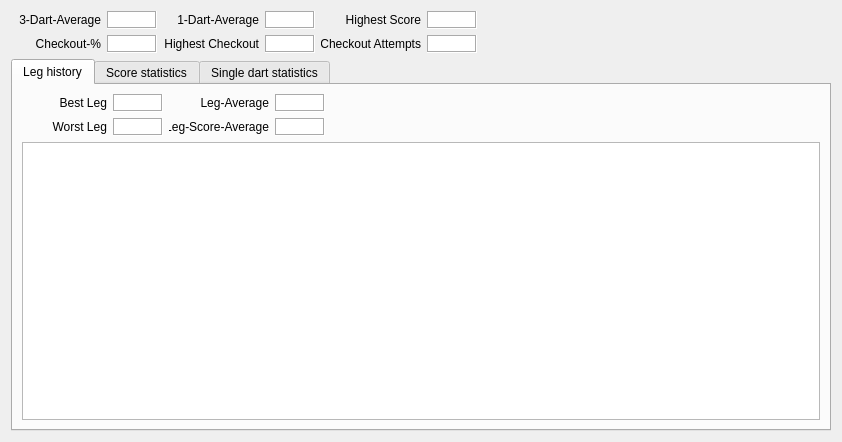
<?xml version="1.0" encoding="UTF-8"?>
<ui version="4.0">
 <class>StatsWindow</class>
 <widget class="QDialog" name="StatsWindow">
  <property name="geometry">
   <rect>
    <x>0</x>
    <y>0</y>
    <width>842</width>
    <height>442</height>
   </rect>
  </property>
  <property name="windowTitle">
   <string>Statistics</string>
  </property>
  <property name="styleSheet">
   <string notr="true"/>
  </property>
  <layout class="QVBoxLayout" name="verticalLayout_21">
   <item>
    <layout class="QHBoxLayout" name="horizontalLayout_14">
     <item>
      <layout class="QHBoxLayout" name="horizontalLayout">
       <item>
        <layout class="QVBoxLayout" name="verticalLayout_15">
         <item>
          <widget class="QLabel" name="label_3dart">
           <property name="sizePolicy">
            <sizepolicy hsizetype="Fixed" vsizetype="Preferred">
             <horstretch>0</horstretch>
             <verstretch>0</verstretch>
            </sizepolicy>
           </property>
           <property name="minimumSize">
            <size>
             <width>90</width>
             <height>0</height>
            </size>
           </property>
           <property name="maximumSize">
            <size>
             <width>100</width>
             <height>50</height>
            </size>
           </property>
           <property name="text">
            <string>3-Dart-Average</string>
           </property>
           <property name="alignment">
            <set>Qt::AlignRight|Qt::AlignTrailing|Qt::AlignVCenter</set>
           </property>
          </widget>
         </item>
         <item>
          <widget class="QLabel" name="label_checkout1">
           <property name="sizePolicy">
            <sizepolicy hsizetype="Fixed" vsizetype="Preferred">
             <horstretch>0</horstretch>
             <verstretch>0</verstretch>
            </sizepolicy>
           </property>
           <property name="minimumSize">
            <size>
             <width>90</width>
             <height>0</height>
            </size>
           </property>
           <property name="maximumSize">
            <size>
             <width>100</width>
             <height>50</height>
            </size>
           </property>
           <property name="text">
            <string>Checkout-%</string>
           </property>
           <property name="alignment">
            <set>Qt::AlignRight|Qt::AlignTrailing|Qt::AlignVCenter</set>
           </property>
          </widget>
         </item>
        </layout>
       </item>
       <item>
        <layout class="QVBoxLayout" name="verticalLayout_5">
         <item>
          <widget class="QLabel" name="label_3dartInput">
           <property name="minimumSize">
            <size>
             <width>50</width>
             <height>0</height>
            </size>
           </property>
           <property name="maximumSize">
            <size>
             <width>50</width>
             <height>50</height>
            </size>
           </property>
           <property name="styleSheet">
            <string notr="true">QLabel {background-color: white}</string>
           </property>
           <property name="frameShape">
            <enum>QFrame::Box</enum>
           </property>
           <property name="frameShadow">
            <enum>QFrame::Sunken</enum>
           </property>
           <property name="text">
            <string/>
           </property>
          </widget>
         </item>
         <item>
          <widget class="QLabel" name="label_checkoutInput">
           <property name="minimumSize">
            <size>
             <width>50</width>
             <height>0</height>
            </size>
           </property>
           <property name="maximumSize">
            <size>
             <width>50</width>
             <height>50</height>
            </size>
           </property>
           <property name="styleSheet">
            <string notr="true">QLabel {background-color: white}</string>
           </property>
           <property name="frameShape">
            <enum>QFrame::Box</enum>
           </property>
           <property name="frameShadow">
            <enum>QFrame::Sunken</enum>
           </property>
           <property name="text">
            <string/>
           </property>
          </widget>
         </item>
        </layout>
       </item>
      </layout>
     </item>
     <item>
      <layout class="QHBoxLayout" name="horizontalLayout_3">
       <item>
        <layout class="QVBoxLayout" name="verticalLayout_16">
         <item>
          <widget class="QLabel" name="label_1dart">
           <property name="sizePolicy">
            <sizepolicy hsizetype="Fixed" vsizetype="Preferred">
             <horstretch>0</horstretch>
             <verstretch>0</verstretch>
            </sizepolicy>
           </property>
           <property name="minimumSize">
            <size>
             <width>90</width>
             <height>0</height>
            </size>
           </property>
           <property name="maximumSize">
            <size>
             <width>100</width>
             <height>50</height>
            </size>
           </property>
           <property name="text">
            <string>1-Dart-Average</string>
           </property>
           <property name="alignment">
            <set>Qt::AlignRight|Qt::AlignTrailing|Qt::AlignVCenter</set>
           </property>
          </widget>
         </item>
         <item>
          <widget class="QLabel" name="label_highest_checkout">
           <property name="sizePolicy">
            <sizepolicy hsizetype="Fixed" vsizetype="Preferred">
             <horstretch>0</horstretch>
             <verstretch>0</verstretch>
            </sizepolicy>
           </property>
           <property name="minimumSize">
            <size>
             <width>90</width>
             <height>0</height>
            </size>
           </property>
           <property name="maximumSize">
            <size>
             <width>100</width>
             <height>50</height>
            </size>
           </property>
           <property name="text">
            <string>Highest Checkout</string>
           </property>
           <property name="alignment">
            <set>Qt::AlignRight|Qt::AlignTrailing|Qt::AlignVCenter</set>
           </property>
          </widget>
         </item>
        </layout>
       </item>
       <item>
        <layout class="QVBoxLayout" name="verticalLayout_13">
         <item>
          <widget class="QLabel" name="label_1dartInput">
           <property name="minimumSize">
            <size>
             <width>50</width>
             <height>0</height>
            </size>
           </property>
           <property name="maximumSize">
            <size>
             <width>50</width>
             <height>50</height>
            </size>
           </property>
           <property name="styleSheet">
            <string notr="true">QLabel {background-color: white}</string>
           </property>
           <property name="frameShape">
            <enum>QFrame::Box</enum>
           </property>
           <property name="frameShadow">
            <enum>QFrame::Sunken</enum>
           </property>
           <property name="text">
            <string/>
           </property>
          </widget>
         </item>
         <item>
          <widget class="QLabel" name="label_highest_checkout_input">
           <property name="minimumSize">
            <size>
             <width>50</width>
             <height>0</height>
            </size>
           </property>
           <property name="maximumSize">
            <size>
             <width>50</width>
             <height>50</height>
            </size>
           </property>
           <property name="styleSheet">
            <string notr="true">QLabel {background-color: white}</string>
           </property>
           <property name="frameShape">
            <enum>QFrame::Box</enum>
           </property>
           <property name="frameShadow">
            <enum>QFrame::Sunken</enum>
           </property>
           <property name="text">
            <string/>
           </property>
          </widget>
         </item>
        </layout>
       </item>
      </layout>
     </item>
     <item>
      <layout class="QHBoxLayout" name="horizontalLayout_13">
       <item>
        <layout class="QVBoxLayout" name="verticalLayout_17">
         <item>
          <widget class="QLabel" name="label_highest_score">
           <property name="sizePolicy">
            <sizepolicy hsizetype="Fixed" vsizetype="Preferred">
             <horstretch>0</horstretch>
             <verstretch>0</verstretch>
            </sizepolicy>
           </property>
           <property name="minimumSize">
            <size>
             <width>90</width>
             <height>0</height>
            </size>
           </property>
           <property name="maximumSize">
            <size>
             <width>100</width>
             <height>50</height>
            </size>
           </property>
           <property name="text">
            <string>Highest Score</string>
           </property>
           <property name="alignment">
            <set>Qt::AlignRight|Qt::AlignTrailing|Qt::AlignVCenter</set>
           </property>
          </widget>
         </item>
         <item>
          <widget class="QLabel" name="label_checkout_attempts">
           <property name="sizePolicy">
            <sizepolicy hsizetype="Fixed" vsizetype="Preferred">
             <horstretch>0</horstretch>
             <verstretch>0</verstretch>
            </sizepolicy>
           </property>
           <property name="minimumSize">
            <size>
             <width>100</width>
             <height>0</height>
            </size>
           </property>
           <property name="maximumSize">
            <size>
             <width>100</width>
             <height>50</height>
            </size>
           </property>
           <property name="text">
            <string>Checkout Attempts</string>
           </property>
           <property name="alignment">
            <set>Qt::AlignRight|Qt::AlignTrailing|Qt::AlignVCenter</set>
           </property>
          </widget>
         </item>
        </layout>
       </item>
       <item>
        <layout class="QVBoxLayout" name="verticalLayout_14">
         <item>
          <widget class="QLabel" name="label_highest_score_input">
           <property name="minimumSize">
            <size>
             <width>50</width>
             <height>0</height>
            </size>
           </property>
           <property name="maximumSize">
            <size>
             <width>50</width>
             <height>50</height>
            </size>
           </property>
           <property name="styleSheet">
            <string notr="true">QLabel {background-color: white}</string>
           </property>
           <property name="frameShape">
            <enum>QFrame::Box</enum>
           </property>
           <property name="frameShadow">
            <enum>QFrame::Sunken</enum>
           </property>
           <property name="text">
            <string/>
           </property>
          </widget>
         </item>
         <item>
          <widget class="QLabel" name="label_checkout_attempts_input">
           <property name="minimumSize">
            <size>
             <width>50</width>
             <height>0</height>
            </size>
           </property>
           <property name="maximumSize">
            <size>
             <width>50</width>
             <height>50</height>
            </size>
           </property>
           <property name="styleSheet">
            <string notr="true">QLabel {background-color: white}</string>
           </property>
           <property name="frameShape">
            <enum>QFrame::Box</enum>
           </property>
           <property name="frameShadow">
            <enum>QFrame::Sunken</enum>
           </property>
           <property name="text">
            <string/>
           </property>
          </widget>
         </item>
        </layout>
       </item>
      </layout>
     </item>
     <item>
      <spacer name="horizontalSpacer_3">
       <property name="orientation">
        <enum>Qt::Horizontal</enum>
       </property>
       <property name="sizeHint" stdset="0">
        <size>
         <width>40</width>
         <height>20</height>
        </size>
       </property>
      </spacer>
     </item>
    </layout>
   </item>
   <item>
    <widget class="QTabWidget" name="tabWidget">
     <property name="currentIndex">
      <number>0</number>
     </property>
     <widget class="QWidget" name="tab3">
      <attribute name="title">
       <string>Leg history</string>
      </attribute>
      <layout class="QVBoxLayout" name="verticalLayout_22">
       <item>
        <layout class="QHBoxLayout" name="horizontalLayout_15">
         <item>
          <layout class="QHBoxLayout" name="horizontalLayout_6">
           <item>
            <layout class="QVBoxLayout" name="verticalLayout_4">
             <item>
              <widget class="QLabel" name="label_best_leg">
               <property name="sizePolicy">
                <sizepolicy hsizetype="Fixed" vsizetype="Preferred">
                 <horstretch>0</horstretch>
                 <verstretch>0</verstretch>
                </sizepolicy>
               </property>
               <property name="minimumSize">
                <size>
                 <width>85</width>
                 <height>0</height>
                </size>
               </property>
               <property name="maximumSize">
                <size>
                 <width>100</width>
                 <height>50</height>
                </size>
               </property>
               <property name="text">
                <string>Best Leg</string>
               </property>
               <property name="alignment">
                <set>Qt::AlignRight|Qt::AlignTrailing|Qt::AlignVCenter</set>
               </property>
              </widget>
             </item>
             <item>
              <widget class="QLabel" name="label_worst_leg">
               <property name="sizePolicy">
                <sizepolicy hsizetype="Fixed" vsizetype="Preferred">
                 <horstretch>0</horstretch>
                 <verstretch>0</verstretch>
                </sizepolicy>
               </property>
               <property name="minimumSize">
                <size>
                 <width>85</width>
                 <height>0</height>
                </size>
               </property>
               <property name="maximumSize">
                <size>
                 <width>100</width>
                 <height>50</height>
                </size>
               </property>
               <property name="text">
                <string>Worst Leg</string>
               </property>
               <property name="alignment">
                <set>Qt::AlignRight|Qt::AlignTrailing|Qt::AlignVCenter</set>
               </property>
              </widget>
             </item>
            </layout>
           </item>
           <item>
            <layout class="QVBoxLayout" name="verticalLayout_18">
             <item>
              <widget class="QLabel" name="label_best_leg_input">
               <property name="minimumSize">
                <size>
                 <width>50</width>
                 <height>0</height>
                </size>
               </property>
               <property name="maximumSize">
                <size>
                 <width>50</width>
                 <height>50</height>
                </size>
               </property>
               <property name="styleSheet">
                <string notr="true">QLabel {background-color: white}</string>
               </property>
               <property name="frameShape">
                <enum>QFrame::Box</enum>
               </property>
               <property name="frameShadow">
                <enum>QFrame::Sunken</enum>
               </property>
               <property name="text">
                <string/>
               </property>
              </widget>
             </item>
             <item>
              <widget class="QLabel" name="label_worst_leg_input">
               <property name="minimumSize">
                <size>
                 <width>50</width>
                 <height>0</height>
                </size>
               </property>
               <property name="maximumSize">
                <size>
                 <width>50</width>
                 <height>50</height>
                </size>
               </property>
               <property name="styleSheet">
                <string notr="true">QLabel {background-color: white}</string>
               </property>
               <property name="frameShape">
                <enum>QFrame::Box</enum>
               </property>
               <property name="frameShadow">
                <enum>QFrame::Sunken</enum>
               </property>
               <property name="text">
                <string/>
               </property>
              </widget>
             </item>
            </layout>
           </item>
          </layout>
         </item>
         <item>
          <layout class="QHBoxLayout" name="horizontalLayout_5">
           <item>
            <layout class="QVBoxLayout" name="verticalLayout_19">
             <item>
              <widget class="QLabel" name="label_leg_avg">
               <property name="sizePolicy">
                <sizepolicy hsizetype="Fixed" vsizetype="Preferred">
                 <horstretch>0</horstretch>
                 <verstretch>0</verstretch>
                </sizepolicy>
               </property>
               <property name="minimumSize">
                <size>
                 <width>85</width>
                 <height>0</height>
                </size>
               </property>
               <property name="maximumSize">
                <size>
                 <width>100</width>
                 <height>50</height>
                </size>
               </property>
               <property name="text">
                <string>Leg-Average</string>
               </property>
               <property name="alignment">
                <set>Qt::AlignRight|Qt::AlignTrailing|Qt::AlignVCenter</set>
               </property>
              </widget>
             </item>
             <item>
              <widget class="QLabel" name="label_leg_score_avg">
               <property name="sizePolicy">
                <sizepolicy hsizetype="Fixed" vsizetype="Preferred">
                 <horstretch>0</horstretch>
                 <verstretch>0</verstretch>
                </sizepolicy>
               </property>
               <property name="minimumSize">
                <size>
                 <width>85</width>
                 <height>0</height>
                </size>
               </property>
               <property name="maximumSize">
                <size>
                 <width>100</width>
                 <height>50</height>
                </size>
               </property>
               <property name="text">
                <string>Leg-Score-Average</string>
               </property>
               <property name="alignment">
                <set>Qt::AlignRight|Qt::AlignTrailing|Qt::AlignVCenter</set>
               </property>
              </widget>
             </item>
            </layout>
           </item>
           <item>
            <layout class="QVBoxLayout" name="verticalLayout_20">
             <item>
              <widget class="QLabel" name="label_leg_avg_input">
               <property name="minimumSize">
                <size>
                 <width>50</width>
                 <height>0</height>
                </size>
               </property>
               <property name="maximumSize">
                <size>
                 <width>50</width>
                 <height>50</height>
                </size>
               </property>
               <property name="styleSheet">
                <string notr="true">QLabel {background-color: white}</string>
               </property>
               <property name="frameShape">
                <enum>QFrame::Box</enum>
               </property>
               <property name="frameShadow">
                <enum>QFrame::Sunken</enum>
               </property>
               <property name="text">
                <string/>
               </property>
              </widget>
             </item>
             <item>
              <widget class="QLabel" name="label_worst_leg_input_2">
               <property name="minimumSize">
                <size>
                 <width>50</width>
                 <height>0</height>
                </size>
               </property>
               <property name="maximumSize">
                <size>
                 <width>50</width>
                 <height>50</height>
                </size>
               </property>
               <property name="styleSheet">
                <string notr="true">QLabel {background-color: white}</string>
               </property>
               <property name="frameShape">
                <enum>QFrame::Box</enum>
               </property>
               <property name="frameShadow">
                <enum>QFrame::Sunken</enum>
               </property>
               <property name="text">
                <string/>
               </property>
              </widget>
             </item>
            </layout>
           </item>
          </layout>
         </item>
         <item>
          <spacer name="horizontalSpacer">
           <property name="orientation">
            <enum>Qt::Horizontal</enum>
           </property>
           <property name="sizeHint" stdset="0">
            <size>
             <width>40</width>
             <height>20</height>
            </size>
           </property>
          </spacer>
         </item>
        </layout>
       </item>
       <item>
        <widget class="QTextBrowser" name="textBrowser"/>
       </item>
      </layout>
     </widget>
     <widget class="QWidget" name="tab1">
      <attribute name="title">
       <string>Score statistics</string>
      </attribute>
      <layout class="QVBoxLayout" name="verticalLayout_12">
       <item>
        <layout class="QHBoxLayout" name="horizontalLayout_9">
         <item>
          <layout class="QHBoxLayout" name="horizontalLayout_4">
           <item>
            <layout class="QVBoxLayout" name="verticalLayout_11">
             <item>
              <layout class="QHBoxLayout" name="horizontalLayout_12">
               <item>
                <widget class="QLabel" name="label_180">
                 <property name="sizePolicy">
                  <sizepolicy hsizetype="Fixed" vsizetype="Preferred">
                   <horstretch>0</horstretch>
                   <verstretch>0</verstretch>
                  </sizepolicy>
                 </property>
                 <property name="minimumSize">
                  <size>
                   <width>30</width>
                   <height>0</height>
                  </size>
                 </property>
                 <property name="maximumSize">
                  <size>
                   <width>50</width>
                   <height>50</height>
                  </size>
                 </property>
                 <property name="text">
                  <string>180</string>
                 </property>
                 <property name="alignment">
                  <set>Qt::AlignRight|Qt::AlignTrailing|Qt::AlignVCenter</set>
                 </property>
                </widget>
               </item>
              </layout>
             </item>
             <item>
              <layout class="QHBoxLayout" name="horizontalLayout_11">
               <item>
                <widget class="QLabel" name="label_140p">
                 <property name="sizePolicy">
                  <sizepolicy hsizetype="Fixed" vsizetype="Preferred">
                   <horstretch>0</horstretch>
                   <verstretch>0</verstretch>
                  </sizepolicy>
                 </property>
                 <property name="minimumSize">
                  <size>
                   <width>30</width>
                   <height>0</height>
                  </size>
                 </property>
                 <property name="maximumSize">
                  <size>
                   <width>50</width>
                   <height>50</height>
                  </size>
                 </property>
                 <property name="text">
                  <string>140+</string>
                 </property>
                 <property name="alignment">
                  <set>Qt::AlignRight|Qt::AlignTrailing|Qt::AlignVCenter</set>
                 </property>
                </widget>
               </item>
              </layout>
             </item>
            </layout>
           </item>
           <item>
            <layout class="QVBoxLayout" name="verticalLayout_2">
             <item>
              <widget class="QLabel" name="label_180_input">
               <property name="minimumSize">
                <size>
                 <width>50</width>
                 <height>0</height>
                </size>
               </property>
               <property name="maximumSize">
                <size>
                 <width>50</width>
                 <height>50</height>
                </size>
               </property>
               <property name="styleSheet">
                <string notr="true">QLabel {background-color: white}</string>
               </property>
               <property name="frameShape">
                <enum>QFrame::Box</enum>
               </property>
               <property name="frameShadow">
                <enum>QFrame::Sunken</enum>
               </property>
               <property name="text">
                <string/>
               </property>
              </widget>
             </item>
             <item>
              <widget class="QLabel" name="label_140p_input">
               <property name="minimumSize">
                <size>
                 <width>50</width>
                 <height>0</height>
                </size>
               </property>
               <property name="maximumSize">
                <size>
                 <width>50</width>
                 <height>50</height>
                </size>
               </property>
               <property name="styleSheet">
                <string notr="true">QLabel {background-color: white}</string>
               </property>
               <property name="frameShape">
                <enum>QFrame::Box</enum>
               </property>
               <property name="frameShadow">
                <enum>QFrame::Sunken</enum>
               </property>
               <property name="text">
                <string/>
               </property>
              </widget>
             </item>
            </layout>
           </item>
          </layout>
         </item>
         <item>
          <layout class="QHBoxLayout" name="horizontalLayout_7">
           <item>
            <layout class="QVBoxLayout" name="verticalLayout_6">
             <item>
              <widget class="QLabel" name="label_120p">
               <property name="sizePolicy">
                <sizepolicy hsizetype="Fixed" vsizetype="Preferred">
                 <horstretch>0</horstretch>
                 <verstretch>0</verstretch>
                </sizepolicy>
               </property>
               <property name="minimumSize">
                <size>
                 <width>30</width>
                 <height>0</height>
                </size>
               </property>
               <property name="maximumSize">
                <size>
                 <width>50</width>
                 <height>50</height>
                </size>
               </property>
               <property name="text">
                <string>120+</string>
               </property>
               <property name="alignment">
                <set>Qt::AlignRight|Qt::AlignTrailing|Qt::AlignVCenter</set>
               </property>
              </widget>
             </item>
             <item>
              <widget class="QLabel" name="label_100p">
               <property name="sizePolicy">
                <sizepolicy hsizetype="Fixed" vsizetype="Preferred">
                 <horstretch>0</horstretch>
                 <verstretch>0</verstretch>
                </sizepolicy>
               </property>
               <property name="minimumSize">
                <size>
                 <width>30</width>
                 <height>0</height>
                </size>
               </property>
               <property name="maximumSize">
                <size>
                 <width>50</width>
                 <height>50</height>
                </size>
               </property>
               <property name="text">
                <string>100+</string>
               </property>
               <property name="alignment">
                <set>Qt::AlignRight|Qt::AlignTrailing|Qt::AlignVCenter</set>
               </property>
              </widget>
             </item>
            </layout>
           </item>
           <item>
            <layout class="QVBoxLayout" name="verticalLayout_7">
             <item>
              <widget class="QLabel" name="label_120p_input">
               <property name="minimumSize">
                <size>
                 <width>50</width>
                 <height>0</height>
                </size>
               </property>
               <property name="maximumSize">
                <size>
                 <width>50</width>
                 <height>50</height>
                </size>
               </property>
               <property name="styleSheet">
                <string notr="true">QLabel {background-color: white}</string>
               </property>
               <property name="frameShape">
                <enum>QFrame::Box</enum>
               </property>
               <property name="frameShadow">
                <enum>QFrame::Sunken</enum>
               </property>
               <property name="text">
                <string/>
               </property>
              </widget>
             </item>
             <item>
              <widget class="QLabel" name="label_100p_input">
               <property name="minimumSize">
                <size>
                 <width>50</width>
                 <height>0</height>
                </size>
               </property>
               <property name="maximumSize">
                <size>
                 <width>50</width>
                 <height>50</height>
                </size>
               </property>
               <property name="styleSheet">
                <string notr="true">QLabel {background-color: white}</string>
               </property>
               <property name="frameShape">
                <enum>QFrame::Box</enum>
               </property>
               <property name="frameShadow">
                <enum>QFrame::Sunken</enum>
               </property>
               <property name="text">
                <string/>
               </property>
              </widget>
             </item>
            </layout>
           </item>
          </layout>
         </item>
         <item>
          <layout class="QHBoxLayout" name="horizontalLayout_2">
           <item>
            <layout class="QVBoxLayout" name="verticalLayout_10">
             <item>
              <widget class="QLabel" name="label_80p">
               <property name="sizePolicy">
                <sizepolicy hsizetype="Fixed" vsizetype="Preferred">
                 <horstretch>0</horstretch>
                 <verstretch>0</verstretch>
                </sizepolicy>
               </property>
               <property name="minimumSize">
                <size>
                 <width>30</width>
                 <height>0</height>
                </size>
               </property>
               <property name="maximumSize">
                <size>
                 <width>50</width>
                 <height>50</height>
                </size>
               </property>
               <property name="text">
                <string>80+</string>
               </property>
               <property name="alignment">
                <set>Qt::AlignRight|Qt::AlignTrailing|Qt::AlignVCenter</set>
               </property>
              </widget>
             </item>
             <item>
              <widget class="QLabel" name="label_60p">
               <property name="sizePolicy">
                <sizepolicy hsizetype="Fixed" vsizetype="Preferred">
                 <horstretch>0</horstretch>
                 <verstretch>0</verstretch>
                </sizepolicy>
               </property>
               <property name="minimumSize">
                <size>
                 <width>30</width>
                 <height>0</height>
                </size>
               </property>
               <property name="maximumSize">
                <size>
                 <width>50</width>
                 <height>50</height>
                </size>
               </property>
               <property name="text">
                <string>60+</string>
               </property>
               <property name="alignment">
                <set>Qt::AlignRight|Qt::AlignTrailing|Qt::AlignVCenter</set>
               </property>
              </widget>
             </item>
            </layout>
           </item>
           <item>
            <layout class="QVBoxLayout" name="verticalLayout">
             <item>
              <widget class="QLabel" name="label_80p_input">
               <property name="minimumSize">
                <size>
                 <width>50</width>
                 <height>0</height>
                </size>
               </property>
               <property name="maximumSize">
                <size>
                 <width>50</width>
                 <height>50</height>
                </size>
               </property>
               <property name="styleSheet">
                <string notr="true">QLabel {background-color: white}</string>
               </property>
               <property name="frameShape">
                <enum>QFrame::Box</enum>
               </property>
               <property name="frameShadow">
                <enum>QFrame::Sunken</enum>
               </property>
               <property name="text">
                <string/>
               </property>
              </widget>
             </item>
             <item>
              <widget class="QLabel" name="label_60p_input">
               <property name="minimumSize">
                <size>
                 <width>50</width>
                 <height>0</height>
                </size>
               </property>
               <property name="maximumSize">
                <size>
                 <width>50</width>
                 <height>50</height>
                </size>
               </property>
               <property name="styleSheet">
                <string notr="true">QLabel {background-color: white}</string>
               </property>
               <property name="frameShape">
                <enum>QFrame::Box</enum>
               </property>
               <property name="frameShadow">
                <enum>QFrame::Sunken</enum>
               </property>
               <property name="text">
                <string/>
               </property>
              </widget>
             </item>
            </layout>
           </item>
          </layout>
         </item>
         <item>
          <layout class="QHBoxLayout" name="horizontalLayout_8">
           <item>
            <layout class="QVBoxLayout" name="verticalLayout_8">
             <item>
              <widget class="QLabel" name="label_40p">
               <property name="sizePolicy">
                <sizepolicy hsizetype="Fixed" vsizetype="Preferred">
                 <horstretch>0</horstretch>
                 <verstretch>0</verstretch>
                </sizepolicy>
               </property>
               <property name="minimumSize">
                <size>
                 <width>30</width>
                 <height>0</height>
                </size>
               </property>
               <property name="maximumSize">
                <size>
                 <width>50</width>
                 <height>50</height>
                </size>
               </property>
               <property name="text">
                <string>40+</string>
               </property>
               <property name="alignment">
                <set>Qt::AlignRight|Qt::AlignTrailing|Qt::AlignVCenter</set>
               </property>
              </widget>
             </item>
             <item>
              <widget class="QLabel" name="label_20p">
               <property name="sizePolicy">
                <sizepolicy hsizetype="Fixed" vsizetype="Preferred">
                 <horstretch>0</horstretch>
                 <verstretch>0</verstretch>
                </sizepolicy>
               </property>
               <property name="minimumSize">
                <size>
                 <width>30</width>
                 <height>0</height>
                </size>
               </property>
               <property name="maximumSize">
                <size>
                 <width>50</width>
                 <height>50</height>
                </size>
               </property>
               <property name="text">
                <string>20+</string>
               </property>
               <property name="alignment">
                <set>Qt::AlignRight|Qt::AlignTrailing|Qt::AlignVCenter</set>
               </property>
              </widget>
             </item>
            </layout>
           </item>
           <item>
            <layout class="QVBoxLayout" name="verticalLayout_9">
             <item>
              <widget class="QLabel" name="label_40p_input">
               <property name="minimumSize">
                <size>
                 <width>50</width>
                 <height>0</height>
                </size>
               </property>
               <property name="maximumSize">
                <size>
                 <width>50</width>
                 <height>50</height>
                </size>
               </property>
               <property name="styleSheet">
                <string notr="true">QLabel {background-color: white}</string>
               </property>
               <property name="frameShape">
                <enum>QFrame::Box</enum>
               </property>
               <property name="frameShadow">
                <enum>QFrame::Sunken</enum>
               </property>
               <property name="text">
                <string/>
               </property>
              </widget>
             </item>
             <item>
              <widget class="QLabel" name="label_20p_input">
               <property name="minimumSize">
                <size>
                 <width>50</width>
                 <height>0</height>
                </size>
               </property>
               <property name="maximumSize">
                <size>
                 <width>50</width>
                 <height>50</height>
                </size>
               </property>
               <property name="styleSheet">
                <string notr="true">QLabel {background-color: white}</string>
               </property>
               <property name="frameShape">
                <enum>QFrame::Box</enum>
               </property>
               <property name="frameShadow">
                <enum>QFrame::Sunken</enum>
               </property>
               <property name="text">
                <string/>
               </property>
              </widget>
             </item>
            </layout>
           </item>
          </layout>
         </item>
         <item>
          <spacer name="horizontalSpacer_2">
           <property name="orientation">
            <enum>Qt::Horizontal</enum>
           </property>
           <property name="sizeHint" stdset="0">
            <size>
             <width>40</width>
             <height>20</height>
            </size>
           </property>
          </spacer>
         </item>
        </layout>
       </item>
       <item>
        <widget class="ChartView" name="chartView1"/>
       </item>
      </layout>
     </widget>
     <widget class="QWidget" name="tab2">
      <attribute name="title">
       <string>Single dart statistics</string>
      </attribute>
      <layout class="QVBoxLayout" name="verticalLayout_3">
       <item>
        <widget class="ChartView" name="chartView2">
         <property name="locale">
          <locale language="German" country="Germany"/>
         </property>
        </widget>
       </item>
      </layout>
     </widget>
    </widget>
   </item>
  </layout>
 </widget>
 <customwidgets>
  <customwidget>
   <class>ChartView</class>
   <extends>QGraphicsView</extends>
   <header>chartview.h</header>
  </customwidget>
 </customwidgets>
 <resources/>
 <connections/>
</ui>
